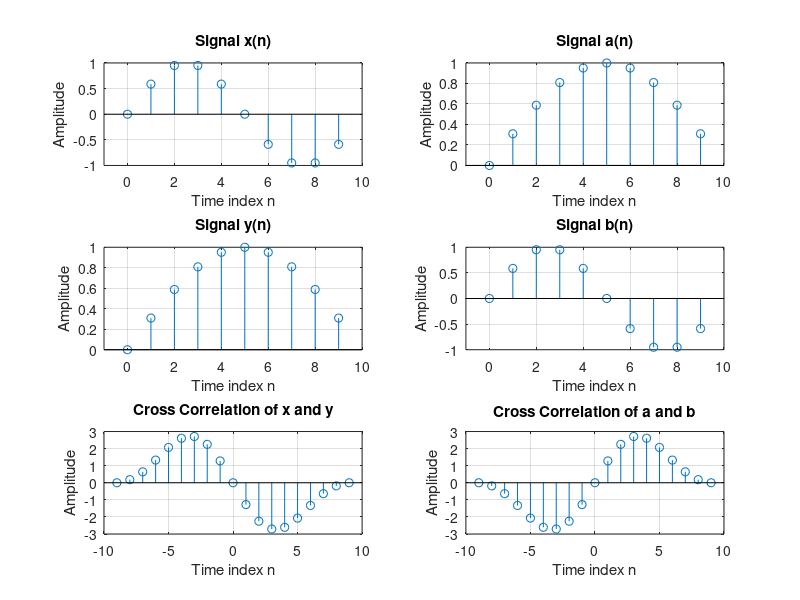

MATLAB code to generate this figure:
clear all; 
close all; 
clc; 

n = [0:9]; 
ph1 = 0; %set the phase angles for the two sinusoidal signals to 0.
ph2 = 0; 
x = sin(2*pi*0.1*n + ph1); % generates the first sinusoidal signal x with a frequency of 0.1 Hz and phase ph1.
org_x = 1; 
nx = [0 : length(x)-1]- org_x + 1; 
y = sin(2*pi/2*0.1*n + ph2); 
org_y = 1; 
ny = [0 : length(y)-1]- org_y + 1; 
rxy = xcorr(x,y); 
nr = [nx(1)-ny(end) : nx(end)-ny(1)]; % defines the lag indices for the cross-correlation.lag is the delay
[maxR indR] = max(rxy); 

b = sin(2*pi*0.1*n + ph1); % generates the first sinusoidal signal x with a frequency of 0.1 Hz and phase ph1.
org_b = 1; 
nb = [0 : length(b)-1]- org_b + 1; 
a = sin(2*pi/2*0.1*n + ph2); 
org_a = 1; 
na = [0 : length(a)-1]- org_a + 1; 

rba = xcorr(a,b); 
nr = [na(1)-nb(end) : na(end)-nb(1)]; % defines the lag indices for the cross-correlation.lag is the delay
[maxR2 indR2] = max(rba); 


disp(['The correlation at lag zero for x and y is: ' num2str(rxy(find(nr==0))) '.']);
disp(['The maximum correlation is at lag ' num2str(nr(indR)) '.']); 

disp(['The correlation at lag zero for b and a is: ' num2str(rba(find(nr==0))) '.']);
disp(['The maximum correlation is at lag ' num2str(nr(indR2)) '.']); 

figure, subplot(3,2,1), 
stem(nx,x); 
xlabel('Time index n'); 
ylabel('Amplitude'); 
xlim([nx(1)-1 nx(end)+1]); 
title('Signal x(n)'); 
grid; 

subplot(3,2,3), 
stem(ny,y); 
xlabel('Time index n'); 
ylabel('Amplitude'); 
xlim([ny(1)-1 ny(end)+1]); 
title('Signal y(n)'); 
grid; 

subplot(3,2,5),
stem(nr,rxy); 
xlabel('Time index n'); 
ylabel('Amplitude'); 
xlim([nr(1)-1 nr(end)+1]); 
title('Cross Correlation of x and y'); 
grid;

subplot(3,2,2), 
stem(na,a); 
xlabel('Time index n'); 
ylabel('Amplitude'); 
xlim([na(1)-1 na(end)+1]); 
title('Signal a(n)'); 
grid; 

subplot(3,2,4), 
stem(nb,b); 
xlabel('Time index n'); 
ylabel('Amplitude'); 
xlim([nb(1)-1 nb(end)+1]); 
title('Signal b(n)'); 
grid; 

subplot(3,2,6),
stem(nr,rba); 
xlabel('Time index n'); 
ylabel('Amplitude'); 
xlim([nr(1)-1 nr(end)+1]); 
title('Cross Correlation of a and b'); 
grid;